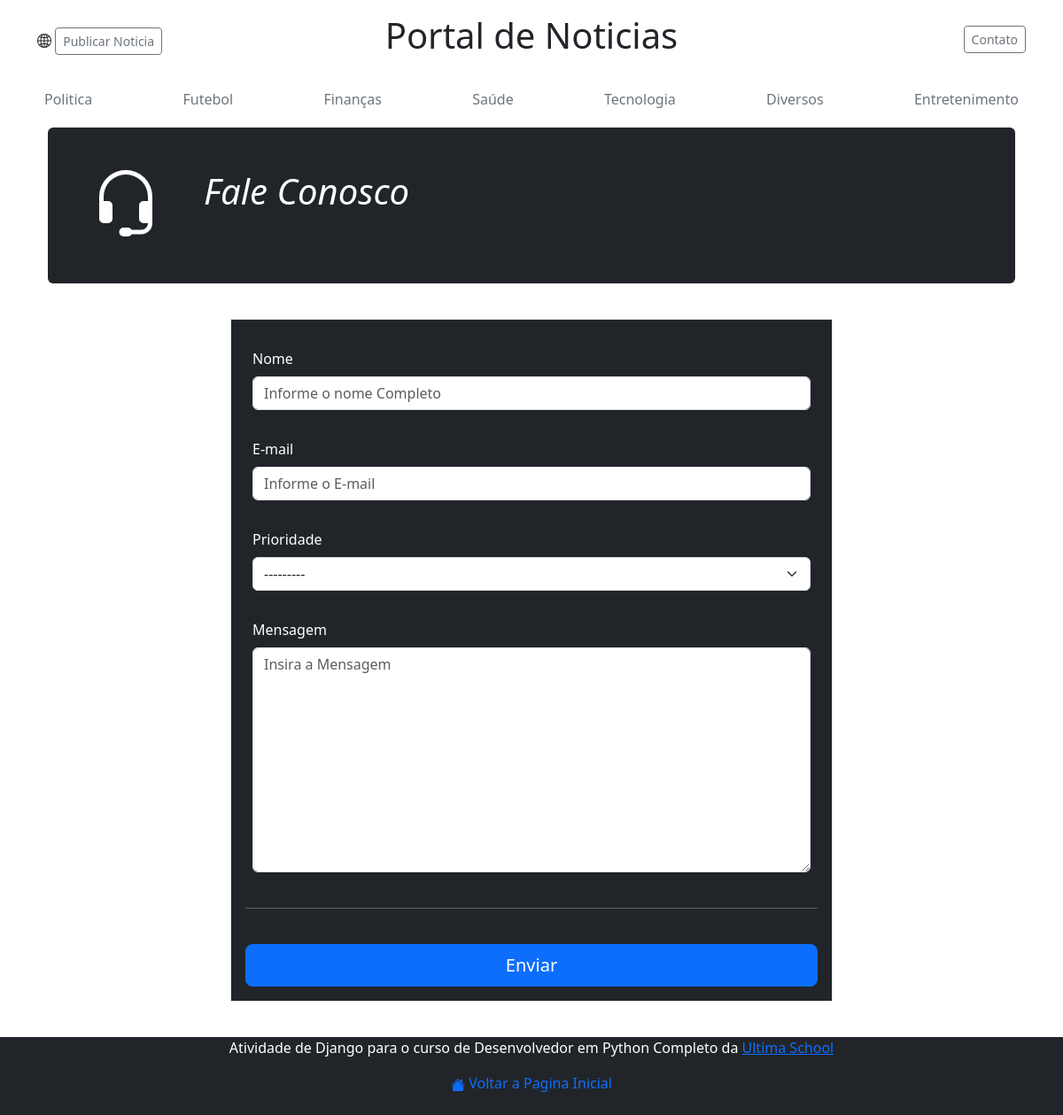
The app's page /contato with its own data.
### base/models.py (models this page shows, shortened)
class TimeStampedModel(models.Model):
    criado_em = models.DateTimeField(auto_now_add=True)
    atualizado_em = models.DateTimeField(auto_now=True)
    class Meta:
        abstract = True

class Categorias(TimeStampedModel):
    nome = models.CharField('Nome', max_length=50)
    descricao = models.CharField('Descrição', max_length=300)

### base/views.py (the view)
# urls.py: path('contato', contato, name='contato'),
def contato(request):
    sucesso = False
    form = ContatoForm(request.POST or None)
    if form.is_valid():
        form.save()
        sucesso = True
    contexto = {
        'form': form,
        'sucesso': sucesso,
    }
    return render(request, 'contato.html', contexto)

### base/forms.py
class ContatoForm(forms.ModelForm):
    class Meta:
        model = Contato
        fields = ['nome', 'email', 'prioridade', 'mensagem']
        widgets = {
            'nome': forms.TextInput(
                attrs= {
                    'placeholder':'Informe o nome Completo'
                }
            ),
            'email': forms.TextInput(
                attrs= {
                    'placeholder':'Informe o E-mail'
                }
            ),
            'mensagem': forms.Textarea(
                attrs= {
                    'placeholder':'Insira a Mensagem'
                }
            ),
        }

### base/context_processors.py (called while the page is built)
def menu_categorias(request):
    menu = Categorias.objects.all()
    return {'categorias': menu}

### base/templates/contato.html (shortened to what this page needs)
{%extends 'index.html'%}
{% load bootstrap5 %}
{%block container%}
<div class="container">
  <main>
    <div class="p-4 p-md-5 mb-4  text-white rounded bg-dark">
      <div class="row justify-content-space-between gy-4">
        <div class="col-6 col-md-auto">
        </div>
        <div class="col col-md-auto">
          <h1 class= "fst-italic ps-4">Fale Conosco</h1>
        </div>
      </div>
    </div>
    {% if sucesso %}
      <p class="alert alert-success"> Mensagem Enviada com Sucesso!</p>
    {% else %}
      <div class="row g-5">
        <div class="col-md-7 col-lg-8 mx-auto">
          <form class="needs-validation" action="" method="POST" novalidate>
            <div class="row g-3 m-3 p-3 border border-1 bg-dark text-white">
              {% bootstrap_form form %}
            <hr class="my-4">
            <button class="w-100 btn btn-primary btn-lg" type="submit">Enviar</button>
          </form>
        </div>
      </div>
    {% endif%}
  </main>
  {%endblock%}

### base/templates/index.html (shortened to what this page needs)
<!doctype html>
<html lang="pt-br">
<head>
  <link href="https://cdn.jsdelivr.net/npm/bootstrap@5.3.1/dist/css/bootstrap.min.css" rel="stylesheet">
  <link rel="stylesheet" href="https://cdn.jsdelivr.net/npm/@docsearch/css@3">
</head>
<body>
  <div class="container">
    <header class="blog-header py-3">
      {%block header%}
      <div class="row flex-nowrap justify-content-between align-items-center">
        <div class="col-4 pt-1">
          <a class="btn btn-sm btn-outline-secondary" href="{% url 'noticias:publicar' %}">Publicar Noticia</a>
        </div>
        <div class="col-4 text-center">
          <a class="blog-header-logo text-dark text-decoration-none" href="{%url 'inicio'%}"><h1>Portal de Noticias</h1></a>
        </div>
        <div class="col-4 d-flex justify-content-end align-items-center">
          <a class="btn btn-sm btn-outline-secondary" href="{% url 'contato' %}">Contato</a>
        </div>
      </div>
      {%endblock%}
    </header>
    <div class="nav-scroller py-1 mb-2">
      {%block menu%}
      <nav class="nav d-flex justify-content-between">
        {% for categoria in categorias %}
        <a class="p-2 link-secondary" href="#" style="text-decoration: none;">{{categoria.nome}}</a>
        {% endfor %}
      </nav>
      {%endblock%}
    </div>
  </div>
  <main class="container">
    {%block container%}{%endblock%}
  </main>
  {%block footer%}
    <footer class="mt-4 p-0 text-white text-center text-small bg-dark">
      <p>Atividade de Django para o curso de Desenvolvedor em Python Completo da <a href="https://promo.ultima.school/python/">Ultima School</a>
      <p class="pb-4 m-0 text-reset">
        <a href="{%url 'inicio'%}" style="text-decoration:none">
          Voltar a Pagina Inicial
        </a>
      </p>
    </footer>
    {%endblock%}
</body>
</html>

### records on screen
Categorias: nome "Politica"
Categorias: nome "Futebol"
Categorias: nome "Finanças"
Categorias: nome "Saúde"
Categorias: nome "Tecnologia"
Categorias: nome "Diversos"
Categorias: nome "Entretenimento"
